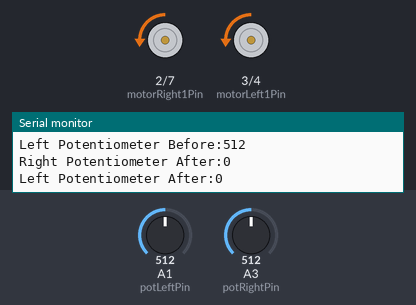
A sketch run on a simulated Arduino Uno, built with avr-gcc and run on an emulated ATmega328P. On the bench: motor-driver pin pairs drawn as motors (green arrow = first pin HIGH = forward, orange = second pin HIGH = backward, longer = more drive, scaled by the enable pin), the last lines printed to the serial monitor. The inputs (shaded band) are chosen by the test bench; at power-on: A1 (potLeftPin) = 512, A3 (potRightPin) = 512.

Above: at 1.2 s.
1.3 s: A1 (potLeftPin) set to 716
At 1.9 s:
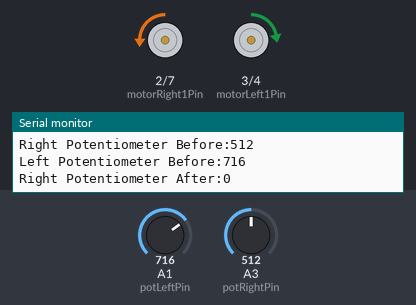
2.9 s: A3 (potRightPin) set to 716
At 3.8 s:
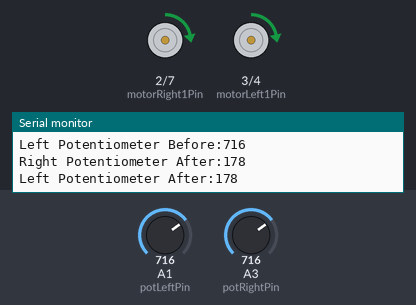
4.4 s: A1 (potLeftPin) set to 511
At 5.0 s:
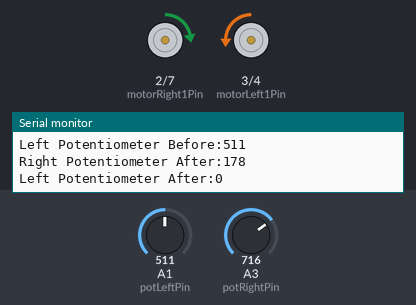
6.2 s: A3 (potRightPin) set to 611
At 7.1 s:
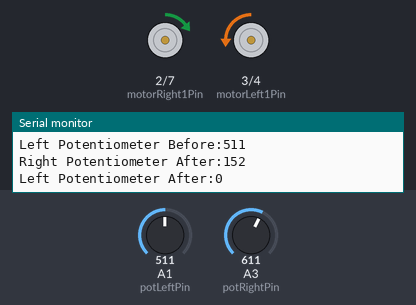
9.2 s: A3 (potRightPin) set to 589
At 10.6 s:
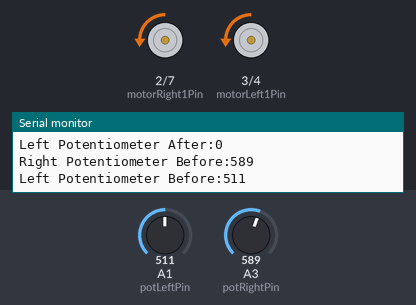
10.9 s: A1 (potLeftPin) set to 900
At 11.2 s:
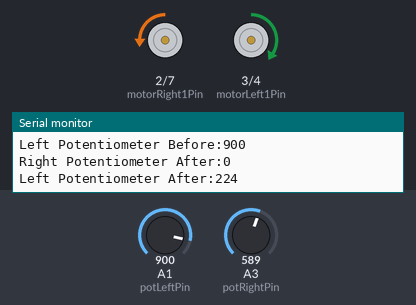
Timing chart, 0 to 13.4 s (numbered marks = the images above; inputs shaded):
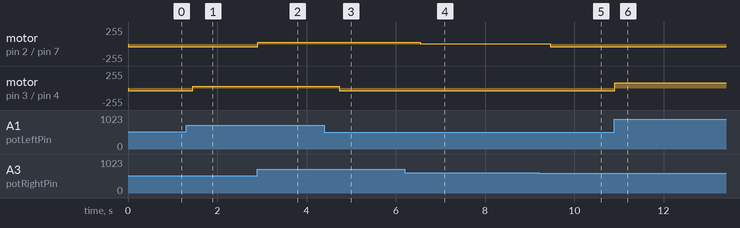

The sketch:

motorTest_Working_Copy.ino
```cpp
const int motorRight1Pin = 2;          // Motor Right1 Pin
const int motorLeft1Pin = 3;           // Motor Left1 Pin
const int motorRight2Pin = 7;          // Motor Right2 Pin
const int motorLeft2Pin = 4;           // Motor Left2 Pin
const int motorRightSpeedPin = 6;     // Motor 1 Speed Pin
const int motorLeftSpeedPin = 5;      // Motor 2 Speed Pin
const int potRightPin = A3;           // Potentiometer 1 Pin (Left)
const int potLeftPin = A1;            // Potentiometer 2 Pin (Right)

int pwmValueRight;                     // PWM value for Right Motor
int pwmValueLeft;                      // PWM value for Left Motor

void setup()
{
  Serial.begin(9600);

  pinMode(motorRight1Pin, OUTPUT);      // Motor Right1 control pin
  pinMode(motorLeft1Pin, OUTPUT);       // Motor Left1 control pin
  pinMode(motorRight2Pin, OUTPUT);      // Motor Right2 control pin
  pinMode(motorLeft2Pin, OUTPUT);       // Motor Left2 control pin
  pinMode(motorRightSpeedPin, OUTPUT);  // Motor Right speed control pin
  pinMode(motorLeftSpeedPin, OUTPUT);   // Motor Left speed control pin

  pinMode(potRightPin, INPUT);          // Potentiometer 1 pin
  pinMode(potLeftPin, INPUT);           // Potentiometer 2 pin
}

void loop()
{
  int pwmValueRight = analogRead(potRightPin);     // Read potentiometer 1 value
  int pwmValueLeft = analogRead(potLeftPin);       // Read potentiometer 2 value

  Serial.print("Right Potentiometer Before:");
  Serial.println(pwmValueRight);
  Serial.print("Left Potentiometer Before:");
  Serial.println(pwmValueLeft);
  Serial.println();

  // Map potentiometer values to PWM values
  pwmValueRight = map(pwmValueRight, 0, 1023, 0, 255);
  pwmValueLeft = map(pwmValueLeft, 0, 1023, 0, 255);

  // Adjust PWM values around the middle to stop the motors
  if ((pwmValueRight <= 148) && (pwmValueRight >= 108))
  {
    pwmValueRight = 0;
  }
  if ((pwmValueLeft <= 148) && (pwmValueLeft >= 108))
  {
    pwmValueLeft = 0;
  }

  // Control Motor 1 (Right)
  if (pwmValueRight > 148)
  {
    digitalWrite(motorRight1Pin, HIGH);       // Turn Right Motor on forward
    digitalWrite(motorRight2Pin, LOW);
    analogWrite(motorRightSpeedPin, (pwmValueRight - 148) * (255 / 148)); // Set Right Motor speed
  } else if(pwmValueRight < 108)
  {
    digitalWrite(motorRight1Pin, LOW);        // Turn Right Motor backward
    digitalWrite(motorRight2Pin, HIGH);
    analogWrite(motorRightSpeedPin, (pwmValueRight - 108) * (255 / 108)); // Set Right Motor Speed
  } else
  {
    digitalWrite(motorRight1Pin, LOW);
    digitalWrite(motorRight2Pin, LOW);
  }

  // Control Motor 2 (Left)
  if (pwmValueLeft > 148)
  {
    digitalWrite(motorLeft1Pin, HIGH);        // Turn Left Motor on forward
    digitalWrite(motorLeft2Pin, LOW);
    analogWrite(motorLeftSpeedPin, (pwmValueLeft - 148) * (255 / 148)); // Set Left Motor Speed
  } else if (pwmValueLeft < 108)
  {
    digitalWrite(motorLeft1Pin, LOW);         // Turn Left Motor off backward
    digitalWrite(motorLeft2Pin, HIGH);
    analogWrite(motorLeftSpeedPin, (pwmValueLeft - 108) * (255 / 108)); // Set Left Motor speed
  } else
  {
    digitalWrite(motorLeft1Pin, LOW);
    digitalWrite(motorLeft2Pin, LOW);
  }

  Serial.print("Right Potentiometer After:");
  Serial.println(pwmValueRight);
  Serial.print("Left Potentiometer After:");
  Serial.println(pwmValueLeft);
  Serial.println();

  delay(300); // Delay for stability
}
```

Measured:
- the behaviour switches between 598 and 597 on A3 (potRightPin) (found by bisection; images 4 and 5)
- after the input at 1.3 s, motor on pin 3 (motorLeft1Pin) / pin 4 (motorLeft2Pin): backward 40/255 → forward 30/255 after 0.15 s
- after the input at 2.9 s, motor on pin 2 (motorRight1Pin) / pin 7 (motorRight2Pin): backward 40/255 → forward 30/255 at once
- after the input at 4.4 s, motor on pin 3 (motorLeft1Pin) / pin 4 (motorLeft2Pin): forward 30/255 → backward 40/255 after 0.33 s
- after the input at 6.2 s, motor on pin 2 (motorRight1Pin) / pin 7 (motorRight2Pin): forward 30/255 → forward 4/255 after 0.35 s
- after the input at 9.2 s, motor on pin 2 (motorRight1Pin) / pin 7 (motorRight2Pin): forward 4/255 → backward 40/255 after 0.26 s
- after the input at 10.9 s, motor on pin 3 (motorLeft1Pin) / pin 4 (motorLeft2Pin): backward 40/255 → forward 76/255 at once
